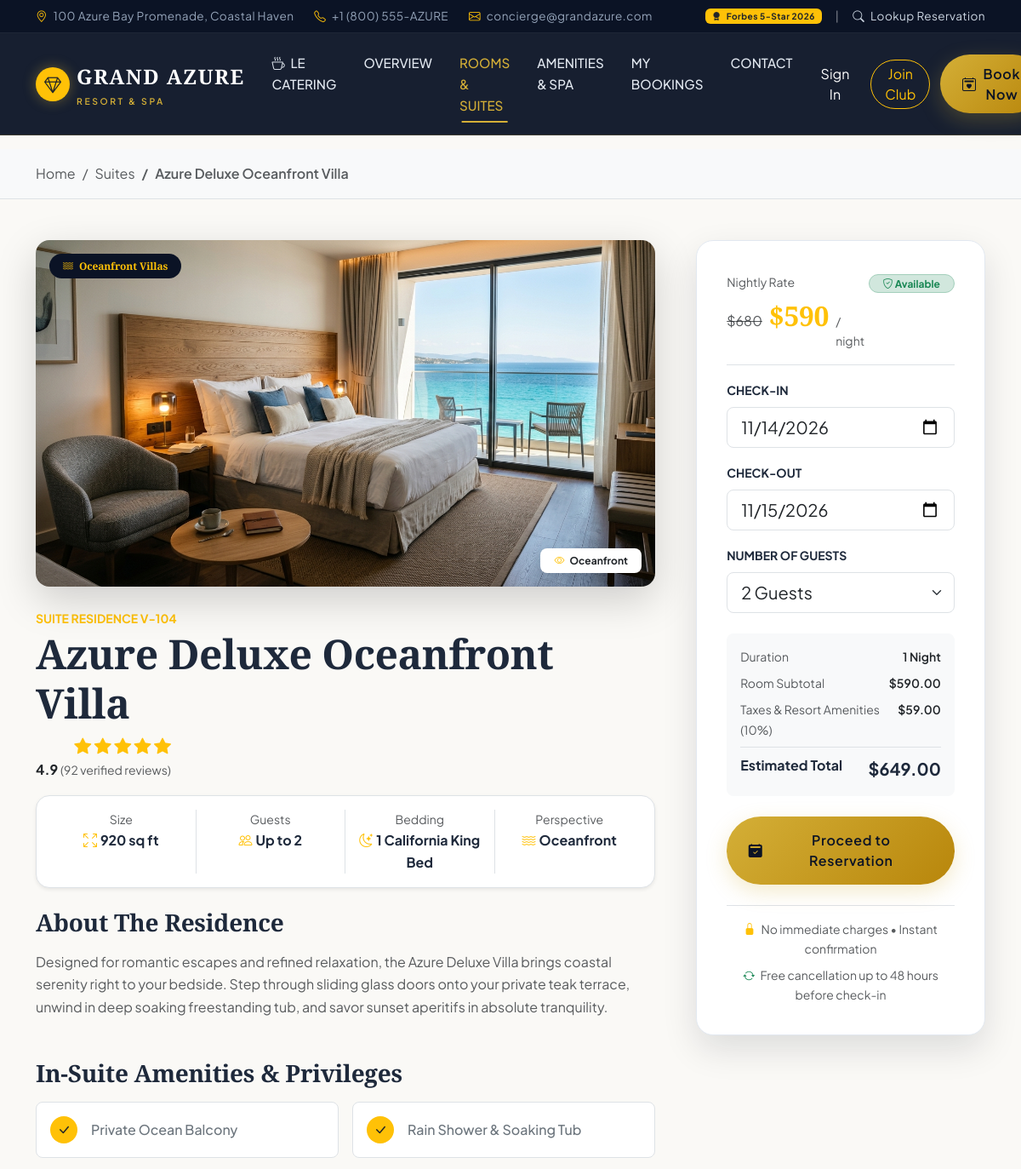
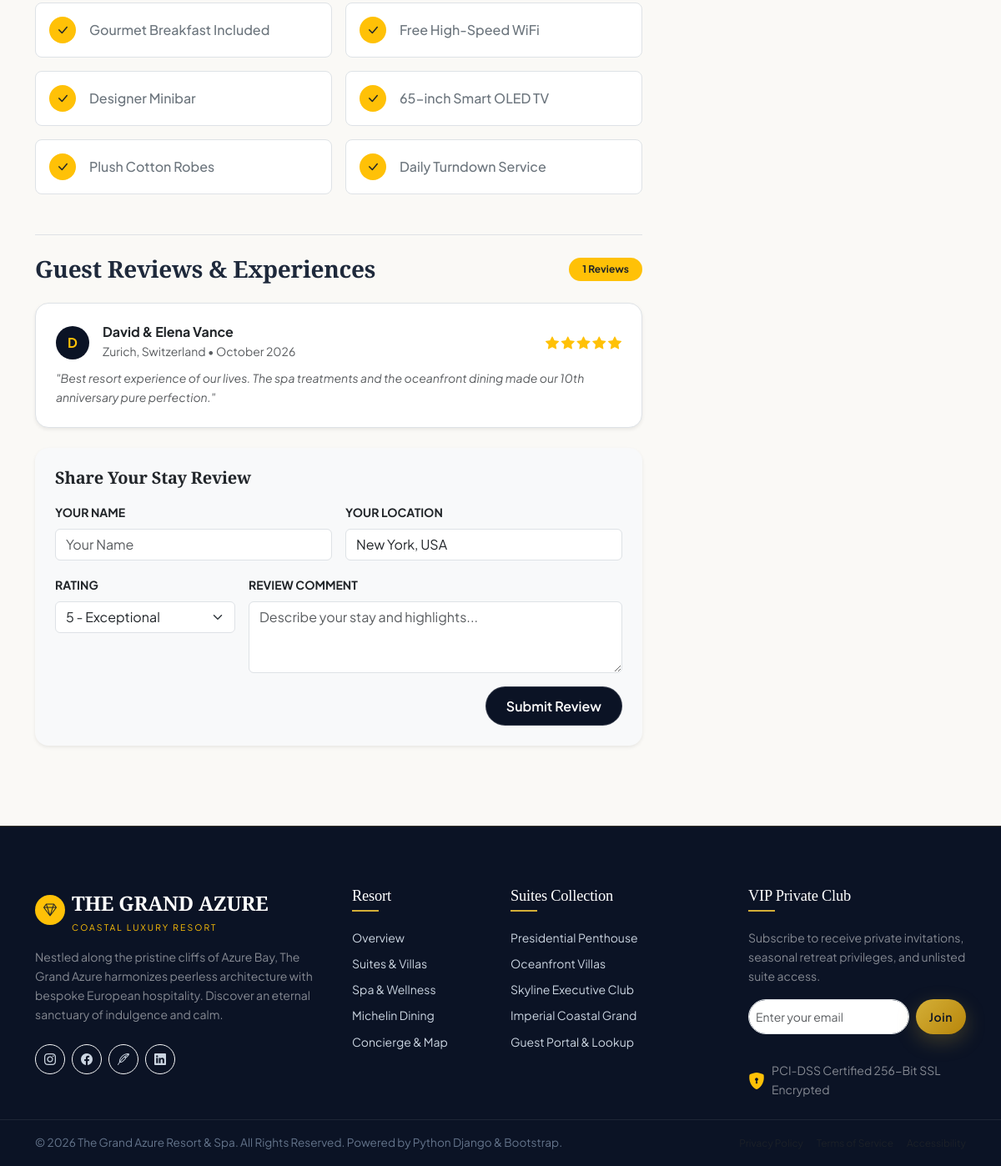
Page /rooms/azure-deluxe-oceanfront-villa/ on the committed database (2 pictures, top to bottom).
### hotel_app/models.py (models this page shows, shortened)
class Room(models.Model):
    VIEW_CHOICES = [
        ('Oceanfront', 'Direct Oceanfront'),
        ('Panoramic Sea', 'Panoramic Sea View'),
        ('City Skyline', 'Metropolitan City Skyline'),
        ('Tropical Garden', 'Lush Tropical Garden'),
    ]
    title = models.CharField(max_length=200)
    slug = models.SlugField(unique=True)
    category = models.ForeignKey(Category, on_delete=models.CASCADE, related_name='rooms')
    room_number = models.CharField(max_length=20, unique=True)
    price_per_night = models.DecimalField(max_digits=10, decimal_places=2)
    discount_price = models.DecimalField(max_digits=10, decimal_places=2, null=True, blank=True)
    capacity = models.PositiveIntegerField(default=2)
    beds = models.CharField(max_length=100, default='1 California King Bed')
    size_sqft = models.PositiveIntegerField(default=650)
    view_type = models.CharField(max_length=50, choices=VIEW_CHOICES, default='Oceanfront')
    image_name = models.CharField(
        max_length=255,
        default='hotel_app/images/room_deluxe.jpg',
        help_text="Relative static image path"
    )
    short_description = models.CharField(max_length=300)
    description = models.TextField()
    amenities = models.TextField(
        help_text="Comma-separated amenities (e.g. Infinity Balcony, Butler Service, Marble Bathroom, Free High-Speed WiFi, Nespresso Machine, 65' OLED TV, Luxury Bathrobes)"
    )
    is_featured = models.BooleanField(default=False)
    is_available = models.BooleanField(default=True)
    rating = models.DecimalField(max_digits=3, decimal_places=1, default=4.9)
    reviews_count = models.PositiveIntegerField(default=48)
    created_at = models.DateTimeField(auto_now_add=True)
    class Meta:
        ordering = ['price_per_night']
    def get_amenities_list(self):
        return [item.strip() for item in self.amenities.split(',') if item.strip()]

class Category(models.Model):
    name = models.CharField(max_length=100)
    slug = models.SlugField(unique=True)
    icon = models.CharField(max_length=50, default='bi-door-closed', help_text="Bootstrap icon class")
    description = models.TextField(blank=True)
    class Meta:
        verbose_name_plural = "Categories"
        ordering = ['name']

class Review(models.Model):
    room = models.ForeignKey(Room, on_delete=models.CASCADE, related_name='reviews', null=True, blank=True)
    author_name = models.CharField(max_length=100)
    author_location = models.CharField(max_length=100, default='New York, USA')
    rating = models.PositiveSmallIntegerField(default=5)
    comment = models.TextField()
    stay_date = models.CharField(max_length=50, default='October 2026')
    created_at = models.DateTimeField(auto_now_add=True)
    class Meta:
        ordering = ['-created_at']

### hotel_app/views.py (the view)
# urls.py: path('rooms/<slug:slug>/', views.room_detail_view, name='room_detail'),
def room_detail_view(request, slug):
    room = get_object_or_404(Room, slug=slug)
    related_rooms = Room.objects.filter(category=room.category, is_available=True).exclude(id=room.id)[:2]
    if not related_rooms:
        related_rooms = Room.objects.filter(is_available=True).exclude(id=room.id)[:2]
    if request.method == 'POST' and 'submit_review' in request.POST:
        review_form = ReviewForm(request.POST)
        if review_form.is_valid():
            new_review = review_form.save(commit=False)
            new_review.room = room
            new_review.save()
            messages.success(request, "Thank you! Your verified review has been posted.")
            return redirect('room_detail', slug=room.slug)
    else:
        review_form = ReviewForm()
    context = {
        'room': room,
        'related_rooms': related_rooms,
        'review_form': review_form,
        'amenities_list': room.get_amenities_list(),
        'today': date.today().isoformat(),
    }
    return render(request, 'hotel_app/room_detail.html', context)

### hotel_app/templates/hotel_app/room_detail.html (shortened to what this page needs)
{% extends 'hotel_app/base.html' %}
{% load static %}
{% block extra_css %}
<link rel="stylesheet" href="{% static 'hotel_app/css/room_detail.css' %}">
{% endblock %}
{% block content %}
<div class="bg-light py-3 border-bottom">
  <div class="container">
    <nav aria-label="breadcrumb">
      <ol class="breadcrumb mb-0 small">
        <li class="breadcrumb-item"><a href="{% url 'home' %}" class="text-decoration-none text-muted">Home</a></li>
        <li class="breadcrumb-item"><a href="{% url 'rooms' %}" class="text-decoration-none text-muted">Suites</a></li>
        <li class="breadcrumb-item active text-navy fw-semibold" aria-current="page">{{ room.title }}</li>
      </ol>
    </nav>
  </div>
</div>
<div class="container py-5">
  <div class="row g-5">
    <div class="col-lg-8">
      <div class="position-relative rounded-4 overflow-hidden shadow-lg mb-4" style="max-height: 520px;">
        <img src="{% static room.image_name %}" alt="{{ room.title }}" class="img-fluid w-100 h-100" style="object-fit: cover;">
        <span class="position-absolute top-0 start-0 m-3 badge bg-navy-dark text-warning px-3 py-2 rounded-pill font-serif">
          <i class="bi {{ room.category.icon }} me-1"></i> {{ room.category.name }}
        </span>
        <span class="position-absolute bottom-0 end-0 m-3 badge bg-white text-dark shadow px-3 py-2 rounded-3">
          <i class="bi bi-eye text-warning me-1"></i> {{ room.view_type }}
        </span>
      </div>
      <div class="d-flex flex-wrap justify-content-between align-items-center mb-3">
        <div>
          <span class="text-warning fw-bold text-uppercase small letter-spacing-wide">Suite Residence {{ room.room_number }}</span>
          <h1 class="font-serif fw-bold text-navy display-5 mb-1">{{ room.title }}</h1>
        </div>
        <div class="text-end">
          <div class="text-warning fs-5">
            <i class="bi bi-star-fill"></i>
            <i class="bi bi-star-fill"></i>
            <i class="bi bi-star-fill"></i>
            <i class="bi bi-star-fill"></i>
            <i class="bi bi-star-fill"></i>
          </div>
          <span class="fw-bold text-dark">{{ room.rating }}</span>
          <span class="text-muted small">({{ room.reviews_count }} verified reviews)</span>
        </div>
      </div>
      <div class="p-3 bg-white rounded-4 shadow-sm border mb-4">
        <div class="row text-center g-2">
          <div class="col-3 border-end">
            <div class="text-muted small">Size</div>
            <div class="fw-bold text-navy"><i class="bi bi-arrows-fullscreen text-warning me-1"></i>{{ room.size_sqft }} sq ft</div>
          </div>
          <div class="col-3 border-end">
            <div class="text-muted small">Guests</div>
            <div class="fw-bold text-navy"><i class="bi bi-people text-warning me-1"></i>Up to {{ room.capacity }}</div>
          </div>
          <div class="col-3 border-end">
            <div class="text-muted small">Bedding</div>
            <div class="fw-bold text-navy"><i class="bi bi-moon-stars text-warning me-1"></i>{{ room.beds }}</div>
          </div>
          <div class="col-3">
            <div class="text-muted small">Perspective</div>
            <div class="fw-bold text-navy"><i class="bi bi-water text-warning me-1"></i>{{ room.view_type }}</div>
          </div>
        </div>
      </div>
      <div class="mb-5">
        <h3 class="font-serif fw-bold text-navy mb-3">About The Residence</h3>
        <p class="text-muted leading-relaxed fs-6">
          {{ room.description }}
        </p>
      </div>
      <div class="mb-5">
        <h3 class="font-serif fw-bold text-navy mb-3">In-Suite Amenities &amp; Privileges</h3>
        <div class="row g-3">
          {% for item in amenities_list %}
            <div class="col-md-6">
              <div class="d-flex align-items-center gap-3 p-3 bg-white rounded-3 border">
                <div class="bg-warning text-dark rounded-circle d-flex align-items-center justify-content-center" style="width: 32px; height: 32px; flex-shrink: 0;">
                  <i class="bi bi-check-lg fw-bold"></i>
                </div>
                <span class="fw-medium text-secondary">{{ item }}</span>
              </div>
            </div>
          {% endfor %}
        </div>
      </div>
      <div class="mb-5 pt-4 border-top">
        <div class="d-flex justify-content-between align-items-center mb-4">
          <h3 class="font-serif fw-bold text-navy mb-0">Guest Reviews &amp; Experiences</h3>
          <span class="badge bg-warning text-dark px-3 py-2 rounded-pill">{{ room.reviews.count }} Reviews</span>
        </div>
        {% if room.reviews.all %}
          <div class="d-flex flex-column gap-3 mb-4">
            {% for rev in room.reviews.all %}
              <div class="p-4 bg-white rounded-4 border shadow-sm">
                <div class="d-flex justify-content-between align-items-center mb-2">
                  <div class="d-flex align-items-center gap-3">
                    <div class="bg-navy-dark text-warning rounded-circle d-flex align-items-center justify-content-center fw-bold" style="width: 40px; height: 40px;">
                      {{ rev.author_name|slice:":1" }}
                    </div>
                    <div>
                      <h6 class="fw-bold mb-0 text-dark">{{ rev.author_name }}</h6>
                      <small class="text-muted">{{ rev.author_location }} &bull; {{ rev.stay_date }}</small>
                    </div>
                  </div>
                  <div class="text-warning">
                    {% for i in "12345" %}
                      {% if forloop.counter <= rev.rating %}
                        <i class="bi bi-star-fill"></i>
                      {% else %}
                        <i class="bi bi-star"></i>
                      {% endif %}
                    {% endfor %}
                  </div>
                </div>
                <p class="text-muted mb-0 small fst-italic">"{{ rev.comment }}"</p>
              </div>
            {% endfor %}
          </div>
        {% else %}
          <p class="text-muted fst-italic mb-4">Be the first to share your experience staying in this suite.</p>
        {% endif %}
        <div class="card border-0 shadow-sm rounded-4 p-4 bg-light">
          <h5 class="font-serif fw-bold text-navy mb-3">Share Your Stay Review</h5>
          <form method="POST" action="{% url 'room_detail' room.slug %}">
            <div class="row g-3">
              <div class="col-md-6">
                <label class="form-label small fw-bold text-uppercase">Your Name</label>
                {{ review_form.author_name }}
              </div>
              <div class="col-md-6">
                <label class="form-label small fw-bold text-uppercase">Your Location</label>
                {{ review_form.author_location }}
              </div>
              <div class="col-md-4">
                <label class="form-label small fw-bold text-uppercase">Rating</label>
                {{ review_form.rating }}
              </div>
              <div class="col-md-8">
                <label class="form-label small fw-bold text-uppercase">Review Comment</label>
                {{ review_form.comment }}
              </div>
              <div class="col-12 text-end">
                <button type="submit" class="btn btn-navy rounded-pill px-4">Submit Review</button>
              </div>
            </div>
          </form>
        </div>
      </div>
    </div>
    <div class="col-lg-4">
      <div class="sticky-book-card">
        <div class="d-flex justify-content-between align-items-baseline mb-3 pb-3 border-bottom">
          <div>
            <span class="text-muted small">Nightly Rate</span>
            <div class="d-flex align-items-baseline gap-2">
              {% if room.discount_price %}
                <span class="text-decoration-line-through text-muted fs-6">${{ room.price_per_night|floatformat:0 }}</span>
                <span class="fs-2 fw-bold text-warning font-serif" id="room_base_price" data-price="{{ room.discount_price }}">${{ room.discount_price|floatformat:0 }}</span>
              {% else %}
                <span class="fs-2 fw-bold text-warning font-serif" id="room_base_price" data-price="{{ room.price_per_night }}">${{ room.price_per_night|floatformat:0 }}</span>
              {% endif %}
              <span class="text-muted small">/ night</span>
            </div>
          </div>
          <span class="badge bg-success-subtle text-success border border-success-subtle px-3 py-1 rounded-pill">
            <i class="bi bi-shield-check"></i> Available
          </span>
        </div>
        <form method="GET" action="{% url 'book_specific_room' room.slug %}">
          <div class="mb-3">
            <label class="form-label fw-bold small text-uppercase">Check-In</label>
            <input type="date" class="form-control form-control-lg rounded-3" id="calc_check_in" name="check_in" value="{{ today }}">
          </div>
          <div class="mb-3">
            <label class="form-label fw-bold small text-uppercase">Check-Out</label>
            <input type="date" class="form-control form-control-lg rounded-3" id="calc_check_out" name="check_out">
          </div>
          <div class="mb-4">
            <label class="form-label fw-bold small text-uppercase">Number of Guests</label>
            <select class="form-select form-select-lg rounded-3" name="guests">
              {% for i in "1234"|make_list %}
                <option value="{{ forloop.counter }}" {% if forloop.counter == 2 %}selected{% endif %}>{{ forloop.counter }} Guest{% if forloop.counter > 1 %}s{% endif %}</option>
              {% endfor %}
            </select>
          </div>
          <div class="bg-light p-3 rounded-3 mb-4">
            <div class="d-flex justify-content-between small text-muted mb-2">
              <span>Duration</span>
              <span class="fw-semibold text-dark" id="calc_nights">1 Night</span>
            </div>
            <div class="d-flex justify-content-between small text-muted mb-2">
              <span>Room Subtotal</span>
              <span class="fw-semibold text-dark" id="calc_subtotal">$0.00</span>
            </div>
            <div class="d-flex justify-content-between small text-muted mb-2">
              <span>Taxes &amp; Resort Amenities (10%)</span>
              <span class="fw-semibold text-dark" id="calc_tax">$0.00</span>
            </div>
            <div class="d-flex justify-content-between pt-2 border-top">
              <span class="fw-bold text-navy">Estimated Total</span>
              <span class="fw-bold text-navy fs-5" id="calc_total">$0.00</span>
            </div>
          </div>
          <button type="submit" class="btn btn-gold w-100 py-3 fs-6 justify-content-center">
            <i class="bi bi-calendar2-check-fill"></i> Proceed to Reservation
          </button>
        </form>
        <div class="mt-4 pt-3 border-top text-center text-muted small">
          <p class="mb-2"><i class="bi bi-lock-fill text-warning me-1"></i> No immediate charges &bull; Instant confirmation</p>
          <p class="mb-0"><i class="bi bi-arrow-repeat text-success me-1"></i> Free cancellation up to 48 hours before check-in</p>
        </div>
      </div>
    </div>
  </div>
</div>
{% endblock %}

### rows in the picture
Room: title "Azure Deluxe Oceanfront Villa", image_name (picture), category.name "Oceanfront Villas", view_type "Oceanfront", room_number "V-104", rating "4.9", reviews_count "92", size_sqft "920", capacity "2", beds "1 California King Bed", description "Designed for romantic escapes and refined relaxation, the Azure Deluxe Villa brings coastal serenity right to your bedside. Step through sliding glass doors onto your private teak terrace, unwind in deep soaking freestanding tub, and savor sunset aperitifs in absolute tranquility.", reviews.count "1", price_per_night "680", discount_price "590"
Review: author_name "D", author_name "David & Elena Vance", author_location "Zurich, Switzerland", stay_date "October 2026", rating 5 (drawn), comment "Best resort experience of our lives. The spa treatments and the oceanfront dining made our 10th anniversary pure perfection."

### other values in the picture
{{ item }} "Private Ocean Balcony" "Rain Shower & Soaking Tub" "Gourmet Breakfast Included" "Free High-Speed WiFi" "Designer Minibar" "65-inch Smart OLED TV" "Plush Cotton Robes" "Daily Turndown Service"
form field guests "2 Guests"
